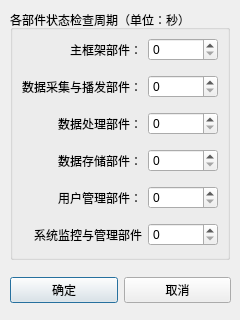
<?xml version="1.0" encoding="UTF-8"?>
<ui version="4.0">
 <class>ModifyComponentStateCheckIntervalsDialog</class>
 <widget class="QDialog" name="ModifyComponentStateCheckIntervalsDialog">
  <property name="windowModality">
   <enum>Qt::ApplicationModal</enum>
  </property>
  <property name="geometry">
   <rect>
    <x>0</x>
    <y>0</y>
    <width>240</width>
    <height>320</height>
   </rect>
  </property>
  <widget class="QWidget" name="horizontalLayoutWidget_2">
   <property name="geometry">
    <rect>
     <x>10</x>
     <y>270</y>
     <width>221</width>
     <height>41</height>
    </rect>
   </property>
   <layout class="QHBoxLayout" name="horizontalLayout">
    <property name="spacing">
     <number>6</number>
    </property>
    <item>
     <widget class="QPushButton" name="confirmButton">
      <property name="sizePolicy">
       <sizepolicy hsizetype="Minimum" vsizetype="Fixed">
        <horstretch>0</horstretch>
        <verstretch>0</verstretch>
       </sizepolicy>
      </property>
      <property name="text">
       <string>确定</string>
      </property>
     </widget>
    </item>
    <item>
     <widget class="QPushButton" name="cancelButton">
      <property name="text">
       <string>取消</string>
      </property>
     </widget>
    </item>
   </layout>
  </widget>
  <widget class="QGroupBox" name="infoContainer">
   <property name="geometry">
    <rect>
     <x>10</x>
     <y>10</y>
     <width>220</width>
     <height>250</height>
    </rect>
   </property>
   <property name="title">
    <string>各部件状态检查周期（单位：秒）</string>
   </property>
   <layout class="QGridLayout" name="gridLayout_2">
    <property name="topMargin">
     <number>0</number>
    </property>
    <property name="bottomMargin">
     <number>0</number>
    </property>
    <item row="0" column="0">
     <widget class="QLabel" name="label">
      <property name="text">
       <string>主框架部件：</string>
      </property>
      <property name="alignment">
       <set>Qt::AlignRight|Qt::AlignTrailing|Qt::AlignVCenter</set>
      </property>
     </widget>
    </item>
    <item row="1" column="0">
     <widget class="QLabel" name="label_2">
      <property name="text">
       <string>数据采集与播发部件：</string>
      </property>
      <property name="alignment">
       <set>Qt::AlignRight|Qt::AlignTrailing|Qt::AlignVCenter</set>
      </property>
     </widget>
    </item>
    <item row="4" column="0">
     <widget class="QLabel" name="label_4">
      <property name="text">
       <string>数据存储部件：</string>
      </property>
      <property name="alignment">
       <set>Qt::AlignRight|Qt::AlignTrailing|Qt::AlignVCenter</set>
      </property>
     </widget>
    </item>
    <item row="2" column="0">
     <widget class="QLabel" name="label_3">
      <property name="text">
       <string>数据处理部件：</string>
      </property>
      <property name="alignment">
       <set>Qt::AlignRight|Qt::AlignTrailing|Qt::AlignVCenter</set>
      </property>
     </widget>
    </item>
    <item row="6" column="0">
     <widget class="QLabel" name="label_5">
      <property name="text">
       <string>用户管理部件：</string>
      </property>
      <property name="alignment">
       <set>Qt::AlignRight|Qt::AlignTrailing|Qt::AlignVCenter</set>
      </property>
     </widget>
    </item>
    <item row="8" column="0">
     <widget class="QLabel" name="label_6">
      <property name="text">
       <string>系统监控与管理部件</string>
      </property>
      <property name="alignment">
       <set>Qt::AlignRight|Qt::AlignTrailing|Qt::AlignVCenter</set>
      </property>
     </widget>
    </item>
    <item row="0" column="1">
     <widget class="QSpinBox" name="mainFrameWorkInterval">
      <property name="maximum">
       <number>999999999</number>
      </property>
     </widget>
    </item>
    <item row="1" column="1">
     <widget class="QSpinBox" name="dataReceiveAndBroadcastInterval">
      <property name="maximum">
       <number>999999999</number>
      </property>
     </widget>
    </item>
    <item row="2" column="1">
     <widget class="QSpinBox" name="dataProcessingInterval">
      <property name="maximum">
       <number>999999999</number>
      </property>
     </widget>
    </item>
    <item row="4" column="1">
     <widget class="QSpinBox" name="dataStoringInterval">
      <property name="maximum">
       <number>999999999</number>
      </property>
     </widget>
    </item>
    <item row="6" column="1">
     <widget class="QSpinBox" name="userManagerInterval">
      <property name="maximum">
       <number>999999999</number>
      </property>
     </widget>
    </item>
    <item row="8" column="1">
     <widget class="QSpinBox" name="systemMonitorAndManagerInterval">
      <property name="maximum">
       <number>999999999</number>
      </property>
     </widget>
    </item>
   </layout>
  </widget>
 </widget>
 <resources/>
 <connections/>
</ui>
